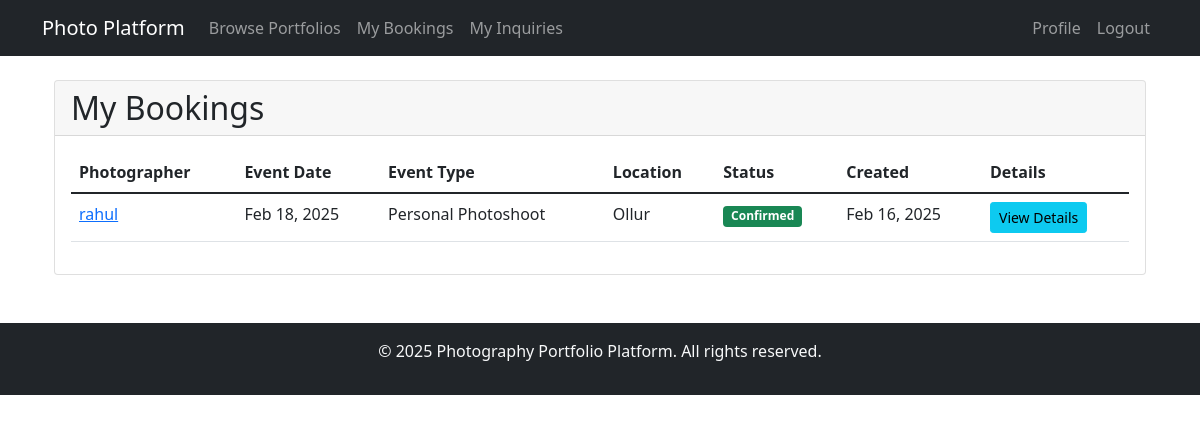
Screenshot of /my-bookings/ (signed in) with the database file from the repository.
### client/models.py (models this page shows, shortened)
class Booking(models.Model):
    client = models.ForeignKey(User, on_delete=models.CASCADE, related_name='bookings')
    photographer = models.ForeignKey(Portfolio, on_delete=models.CASCADE, related_name='bookings')
    event_date = models.DateField()
    event_type = models.CharField(max_length=100)
    location = models.CharField(max_length=200)
    description = models.TextField()
    status = models.CharField(max_length=20, choices=[
        ('pending', 'Pending'),
        ('confirmed', 'Confirmed'),
        ('completed', 'Completed'),
        ('cancelled', 'Cancelled')
    ], default='pending')
    created_at = models.DateTimeField(auto_now_add=True)
    updated_at = models.DateTimeField(auto_now=True)

### photographer/models.py (models this page shows, shortened)
class Portfolio(models.Model):
    SPECIALIZATION_CHOICES = [
        ('portrait', 'Portrait Photography'),
        ('wedding', 'Wedding Photography'),
        ('landscape', 'Landscape Photography'),
        ('fashion', 'Fashion Photography'),
        ('wildlife', 'Wildlife Photography'),
    ]
    photographer = models.OneToOneField(User, on_delete=models.CASCADE)
    title = models.CharField(max_length=200)
    description = models.TextField()
    specialization = models.CharField(max_length=20, choices=SPECIALIZATION_CHOICES)
    experience = models.IntegerField(help_text="Years of experience")
    is_approved = models.BooleanField(default=False)
    created_at = models.DateTimeField(auto_now_add=True)
    updated_at = models.DateTimeField(auto_now=True)

### client/views.py (the view)
# urls.py: path('my-bookings/', views.my_bookings, name='my_bookings'),
@login_required
def my_bookings(request):
    bookings = Booking.objects.filter(client=request.user).order_by('-created_at')
    return render(request, 'client/my_bookings.html', {'bookings': bookings})

### client/templates/client/my_bookings.html (shortened to what this page needs)
{% extends 'base.html' %}
{% block content %}
<div class="container">
    <div class="row">
        <div class="col-12">
            <div class="card">
                <div class="card-header">
                    <h2 class="mb-0">My Bookings</h2>
                </div>
                <div class="card-body">
                    {% if bookings %}
                        <div class="table-responsive">
                            <table class="table table-hover">
                                <thead>
                                    <tr>
                                        <th>Photographer</th>
                                        <th>Event Date</th>
                                        <th>Event Type</th>
                                        <th>Location</th>
                                        <th>Status</th>
                                        <th>Created</th>
                                        <th>Details</th>
                                    </tr>
                                </thead>
                                <tbody>
                                    {% for booking in bookings %}
                                        <tr>
                                            <td>
                                                <a href="{% url 'portfolio_detail' booking.photographer.id %}">
                                                    {{ booking.photographer.photographer.get_full_name|default:booking.photographer.photographer.username }}
                                                </a>
                                            </td>
                                            <td>{{ booking.event_date|date:"M d, Y" }}</td>
                                            <td>{{ booking.event_type }}</td>
                                            <td>{{ booking.location }}</td>
                                            <td>
                                                <span class="badge {% if booking.status == 'pending' %}bg-warning
                                                    {% elif booking.status == 'confirmed' %}bg-success
                                                    {% elif booking.status == 'completed' %}bg-info
                                                    {% else %}bg-danger{% endif %}">
                                                    {{ booking.status|title }}
                                                </span>
                                            </td>
                                            <td>{{ booking.created_at|date:"M d, Y" }}</td>
                                            <td>
                                                <button type="button" class="btn btn-sm btn-info" data-bs-toggle="modal" data-bs-target="#booking-{{ booking.id }}">
                                                    View Details
                                                </button>
                                            </td>
                                        </tr>
                                    {% endfor %}
                                </tbody>
                            </table>
                        </div>
                    {% endif %}
                </div>
            </div>
        </div>
    </div>
</div>
{% endblock %}

### rows the page displays
Booking: photographer.photographer.get_full_name "rahul", event_date "Feb 18, 2025", event_type "Personal Photoshoot", location "Ollur", status "Confirmed", created_at "Feb 16, 2025"
